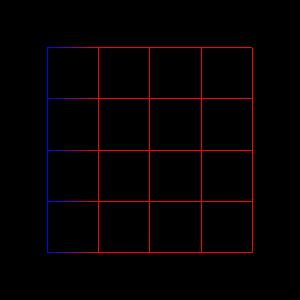

Python code for this plot:
#!/usr/bin/env python

# Read a Chaco graph file and render with vertex weights as scalars.

import os

import vtkmodules.vtkInteractionStyle  # noqa: F401
import vtkmodules.vtkRenderingFreeType  # noqa: F401
import vtkmodules.vtkRenderingOpenGL2  # noqa: F401

from vtkmodules.vtkFiltersGeometry import vtkGeometryFilter
from vtkmodules.vtkIOGeometry import vtkChacoReader
from vtkmodules.vtkRenderingCore import (
    vtkActor,
    vtkPolyDataMapper,
    vtkRenderWindow,
    vtkRenderWindowInteractor,
    vtkRenderer,
)

# Source
data_dir = os.environ.get("VPE_DATA_DIR", os.path.dirname(os.path.abspath(__file__)))

# Read Chaco file
chaco_reader = vtkChacoReader()
chaco_reader.SetBaseName(os.path.join(data_dir, "vwgt"))
chaco_reader.SetGenerateGlobalElementIdArray(1)
chaco_reader.SetGenerateGlobalNodeIdArray(1)
chaco_reader.SetGenerateEdgeWeightArrays(1)
chaco_reader.SetGenerateVertexWeightArrays(1)

# Extract geometry
geometry_filter = vtkGeometryFilter()
geometry_filter.SetInputConnection(chaco_reader.GetOutputPort())

# Mapper
poly_mapper = vtkPolyDataMapper()
poly_mapper.SetInputConnection(geometry_filter.GetOutputPort())
poly_mapper.SetColorModeToMapScalars()
poly_mapper.SetScalarModeToUsePointFieldData()
poly_mapper.SelectColorArray("VertexWeight1")
poly_mapper.SetScalarRange(1, 5)

# Actor
chaco_actor = vtkActor()
chaco_actor.SetMapper(poly_mapper)

# Renderer
renderer = vtkRenderer()
renderer.AddActor(chaco_actor)
renderer.SetBackground(0, 0, 0)

# Render window
render_window = vtkRenderWindow()
render_window.AddRenderer(renderer)
render_window.SetWindowName("chaco reader")
render_window.SetMultiSamples(0)
render_window.SetSize(300, 300)

# Interactor
interactor = vtkRenderWindowInteractor()
interactor.SetRenderWindow(render_window)

# Scene
renderer.ResetCamera()

interactor.Initialize()
interactor.Start()
